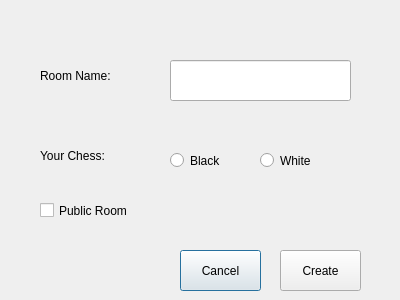
<?xml version="1.0" encoding="UTF-8"?>
<ui version="4.0">
 <class>CreateRoomDialog</class>
 <widget class="QDialog" name="CreateRoomDialog">
  <property name="geometry">
   <rect>
    <x>0</x>
    <y>0</y>
    <width>400</width>
    <height>300</height>
   </rect>
  </property>
  <property name="windowTitle">
   <string>Dialog</string>
  </property>
  <widget class="QPushButton" name="btn_cancel">
   <property name="geometry">
    <rect>
     <x>180</x>
     <y>250</y>
     <width>81</width>
     <height>41</height>
    </rect>
   </property>
   <property name="styleSheet">
    <string notr="true">font: 87 12pt &quot;Arial&quot;;</string>
   </property>
   <property name="text">
    <string>Cancel</string>
   </property>
  </widget>
  <widget class="QCheckBox" name="checkBox_public">
   <property name="geometry">
    <rect>
     <x>40</x>
     <y>190</y>
     <width>171</width>
     <height>41</height>
    </rect>
   </property>
   <property name="styleSheet">
    <string notr="true">font: 87 12pt &quot;Arial&quot;;</string>
   </property>
   <property name="text">
    <string>Public Room</string>
   </property>
  </widget>
  <widget class="QRadioButton" name="radioButton_black">
   <property name="geometry">
    <rect>
     <x>170</x>
     <y>140</y>
     <width>81</width>
     <height>41</height>
    </rect>
   </property>
   <property name="styleSheet">
    <string notr="true">font: 87 12pt &quot;Arial&quot;;</string>
   </property>
   <property name="text">
    <string>Black</string>
   </property>
  </widget>
  <widget class="QPushButton" name="btn_create">
   <property name="geometry">
    <rect>
     <x>280</x>
     <y>250</y>
     <width>81</width>
     <height>41</height>
    </rect>
   </property>
   <property name="styleSheet">
    <string notr="true">font: 87 12pt &quot;Arial&quot;;</string>
   </property>
   <property name="text">
    <string>Create</string>
   </property>
  </widget>
  <widget class="QRadioButton" name="radioButton_white">
   <property name="geometry">
    <rect>
     <x>260</x>
     <y>140</y>
     <width>81</width>
     <height>41</height>
    </rect>
   </property>
   <property name="styleSheet">
    <string notr="true">font: 87 12pt &quot;Arial&quot;;</string>
   </property>
   <property name="text">
    <string>White</string>
   </property>
  </widget>
  <widget class="QLabel" name="label_chess">
   <property name="geometry">
    <rect>
     <x>40</x>
     <y>130</y>
     <width>111</width>
     <height>51</height>
    </rect>
   </property>
   <property name="styleSheet">
    <string notr="true">font: 87 12pt &quot;Arial&quot;;</string>
   </property>
   <property name="text">
    <string>Your Chess:</string>
   </property>
  </widget>
  <widget class="QLabel" name="label_name">
   <property name="geometry">
    <rect>
     <x>40</x>
     <y>50</y>
     <width>131</width>
     <height>51</height>
    </rect>
   </property>
   <property name="styleSheet">
    <string notr="true">font: 87 12pt &quot;Arial&quot;;</string>
   </property>
   <property name="text">
    <string>Room Name:</string>
   </property>
  </widget>
  <widget class="QLineEdit" name="lineEdit_name">
   <property name="geometry">
    <rect>
     <x>170</x>
     <y>60</y>
     <width>181</width>
     <height>41</height>
    </rect>
   </property>
   <property name="styleSheet">
    <string notr="true">font: 87 12pt &quot;Arial&quot;;</string>
   </property>
  </widget>
 </widget>
 <resources/>
 <connections/>
</ui>
